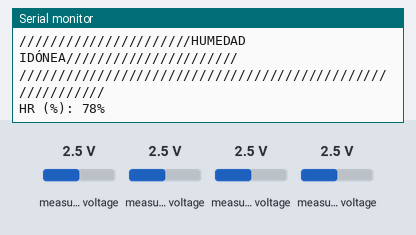
A sketch run on a simulated ESP8266 (NodeMCU). On the bench: the last lines printed to the serial monitor. The inputs (shaded band) are chosen by the test bench; at power-on: measured voltage 2.5 V. WiFi joins after 1.5 s; servers stay silent unless stated.

Above: at 2.7 s.
2.8 s: measured voltage (sensor 203) set to 0.1 V
At 4.8 s:
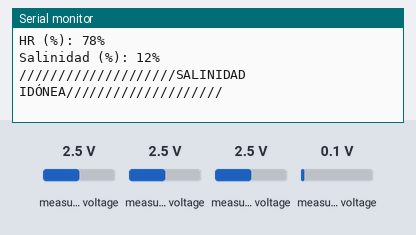
5.8 s: measured voltage (sensor 200) set to 0.1 V
At 7.7 s:
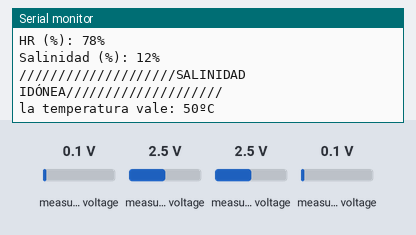

The sketch:

Sprint3Final.ino
```cpp
#include <ESP8266WiFi.h>

// Comentar/Descomentar para ver mensajes de depuracion en monitor serie y/o respuesta del HTTP server
#define PRINT_DEBUG_MESSAGES
//#define PRINT_HTTP_RESPONSE

// Comentar/Descomentar para conexion Fuera/Dentro de UPV
#define WiFi_CONNECTION_UPV

// Selecciona que servidor REST quieres utilizar entre ThingSpeak y Dweet
#define REST_SERVER_THINGSPEAK //Selecciona tu canal para ver los datos en la web (https://thingspeak.com/channels/360979)
//#define REST_SERVER_DWEET //Selecciona tu canal para ver los datos en la web (http://dweet.io/follow/PruebaGTI)

///////////////////////////////////////////////////////
/////////////// WiFi Definitions /////////////////////
//////////////////////////////////////////////////////

#ifdef WiFi_CONNECTION_UPV //Conexion UPV
const char WiFiSSID[] = "GTI1";
const char WiFiPSK[] = "1PV.arduino.Toledo";
#else //Conexion fuera de la UPV
const char WiFiSSID[] = "MIWIFI_5G_4DLM";
const char WiFiPSK[] = "wpi2PMvueqnS";
#endif


///////////////////////////////////////////////////////
/////////////// SERVER Definitions /////////////////////
//////////////////////////////////////////////////////

#if defined(WiFi_CONNECTION_UPV) //Conexion UPV
  const char Server_Host[] = "proxy.upv.es";
  const int Server_HttpPort = 8080;
#elif defined(REST_SERVER_THINGSPEAK) //Conexion fuera de la UPV
  const char Server_Host[] = "api.thingspeak.com";
  const int Server_HttpPort = 80;
#else
  const char Server_Host[] = "dweet.io";
  const int Server_HttpPort = 80;
#endif
WiFiClient client;

///////////////////////////////////////////////////////
/////////////// HTTP REST Connection ////////////////
//////////////////////////////////////////////////////

#ifdef REST_SERVER_THINGSPEAK
  const char Rest_Host[] = "api.thingspeak.com";
  String MyWriteAPIKey="NZ1F9CKYX5G6KRKG"; // Escribe la clave de tu canal ThingSpeak
#else
  const char Rest_Host[] = "dweet.io";
  String MyWriteAPIKey="cdiocurso2018g06"; // Escribe la clave de tu canal Dweet
#endif

#define NUM_FIELDS_TO_SEND 4 //Numero de medidas a enviar al servidor REST (Entre 1 y 8)

/////////////////////////////////////////////////////
/////////////// Pin Definitions ////////////////
//////////////////////////////////////////////////////

const int LED_PIN = 5; // Thing's onboard, green LED

/////////////////////////////////////////////////////
/////////////// WiFi Connection ////////////////
//////////////////////////////////////////////////////

void connectWiFi()
{
  byte ledStatus = LOW;

#ifdef PRINT_DEBUG_MESSAGES
  Serial.print("MAC: ");
  Serial.println(WiFi.macAddress());
#endif

  WiFi.begin(WiFiSSID, WiFiPSK);

  while (WiFi.status() != WL_CONNECTED)
  {
    // Blink the LED
    digitalWrite(LED_PIN, ledStatus); // Write LED high/low
    ledStatus = (ledStatus == HIGH) ? LOW : HIGH;
#ifdef PRINT_DEBUG_MESSAGES
    Serial.println(".");
#endif
    delay(500);
  }
#ifdef PRINT_DEBUG_MESSAGES
  Serial.println( "WiFi Connected" );
  Serial.println(WiFi.localIP()); // Print the IP address
#endif
}

/////////////////////////////////////////////////////
/////////////// HTTP POST  ThingSpeak////////////////
//////////////////////////////////////////////////////

void HTTPPost(String fieldData[4], int numFields) {

  // Esta funcion construye el string de datos a enviar a ThingSpeak mediante el metodo HTTP POST
  // La funcion envia "numFields" datos, del array fieldData.
  // Asegurate de ajustar numFields al número adecuado de datos que necesitas enviar y activa los campos en tu canal web

  if (client.connect( Server_Host , Server_HttpPort )) {

    // Construimos el string de datos. Si tienes multiples campos asegurate de no pasarte de 1440 caracteres

    String PostData = "api_key=" + MyWriteAPIKey ;
    for ( int field = 1; field < (numFields + 1); field++ ) {
      PostData += "&field" + String( field ) + "=" + fieldData[ field ];
    }

    // POST data via HTTP
#ifdef PRINT_DEBUG_MESSAGES
    Serial.println( "Connecting to ThingSpeak for update..." );
#endif
    client.println( "POST http://" + String(Rest_Host) + "/update HTTP/1.1" );
    client.println( "Host: " + String(Rest_Host) );
    client.println( "Connection: close" );
    client.println( "Content-Type: application/x-www-form-urlencoded" );
    client.println( "Content-Length: " + String( PostData.length() ) );
    client.println();
    client.println( PostData );
#ifdef PRINT_DEBUG_MESSAGES
    Serial.println( PostData );
    Serial.println();
    //Para ver la respuesta del servidor
#ifdef PRINT_HTTP_RESPONSE
    delay(500);
    Serial.println();
    while (client.available()) {
      String line = client.readStringUntil('\r');
      Serial.print(line);
    }
    Serial.println();
    Serial.println();
#endif
#endif
  }
}


#include <Wire.h>
#include <Adafruit_ADS1015.h>

Adafruit_ADS1115 ads1115(0x48); // Construct an ads1115 at address 0x48
void setup() {

  Serial.begin (9600); //Velocidad de funcionamiento del monitor serie
  Serial.println ("Inicializano...");
  ads1115.begin ();//Inicializando ads1115
  Serial.println ("Ajustando la ganancia...");
  ads1115.setGain (GAIN_ONE);
  Serial.println ("Tomando medidas de los canales A0 A1 A2");

#ifdef PRINT_DEBUG_MESSAGES
  Serial.begin(9600);
#endif

  connectWiFi();
  digitalWrite(LED_PIN, HIGH);

#ifdef PRINT_DEBUG_MESSAGES
  Serial.print("Server_Host: ");
  Serial.println(Server_Host);
  Serial.print("Port: ");
  Serial.println(String( Server_HttpPort ));
  Serial.print("Server_Rest: ");
  Serial.println(Rest_Host);
#endif

}


void loop() {
  int timesegundos = 5 ; //el variable del tiempoen segundos
  int humedad;
  int salinidad;
  int temperatura;
  int luz;
  humedad=sensorhumedad(1);//la funcion de el sensor de humedad
  salinidad=sensorsalinidad(3);//la function del sensor de salinidad
  temperatura=sensortemperatura(2);//la function del sensor de temperatura
  luz=sensoriluminacion(0);//La funcion del sensor de iluminacion
  wifi(humedad, salinidad, temperatura, luz);
  Serial.println("sleep time to save energy , see you ");
  //ESP.deepSleep(timesegundos*1000000);// dormiendo


}
```

HTTP_GET_POST.ino
```cpp
float wifi(int humedad,int salinidad,int temperatura,int luz) {

  String data[ 5 ];  // Podemos enviar hasta 8 datos

  data[ 1 ] = String(humedad); //Escribimos el dato 1. Recuerda actualizar numFields
#ifdef PRINT_DEBUG_MESSAGES
  Serial.print( "Humedad = " );
  Serial.println( data[ 1 ] );
#endif

  data[ 2 ] = String(salinidad); //Escribimos el dato 2. Recuerda actualizar numFields
#ifdef PRINT_DEBUG_MESSAGES
  Serial.print( "Salinidad = " );
  Serial.println( data[ 2 ] );
#endif

  data[ 3 ] = String(temperatura); //Escribimos el dato 2. Recuerda actualizar numFields
#ifdef PRINT_DEBUG_MESSAGES
  Serial.print( "Temperatura = " );
  Serial.println( data[ 3 ] );
#endif

  data[ 4 ] = String(luz); //Escribimos el dato 2. Recuerda actualizar numFields
#ifdef PRINT_DEBUG_MESSAGES
  Serial.print( "Iluminacion = " );
  Serial.println( data[ 4 ] );
#endif

  //Selecciona si quieres enviar con GET(ThingSpeak o Dweet) o con POST(ThingSpeak)
  HTTPPost( data, 4 );
  //HTTPGet( data, NUM_FIELDS_TO_SEND );

  //Selecciona si quieres un retardo de 15seg para hacer pruebas o dormir el SparkFun
  delay( 15000 );
  //Serial.print( "Goodnight" );
  //ESP.deepSleep( sleepTimeSeconds * 1000000 );

}
```

Salinidad_Perfecto.ino
```cpp
 float sensorsalinidad(int canal_salinidad){
    const int SalValue = 6300;
    const int NoSalValue = 40;
    int power_pin = 5; //El pin que usamos es el 5
    int adc1;
    digitalWrite (power_pin, HIGH);
    delay (100);

    int salinidad;
    adc1 = ads1115.readADC_SingleEnded(canal_salinidad); //Se miden valores con el sensor de salinidad
    salinidad = 100 * NoSalValue / (NoSalValue - SalValue) - adc1 * 100 / (NoSalValue - SalValue);//Se define la fórmula para hallar la salinidad
    digitalWrite (power_pin, LOW);

    if (salinidad < 0) { //Si la salinidad es inferior a 0, se ajusta para que sea 0 y así calibrarlo completamente

      salinidad = 0;
    }

    if (salinidad > 100) { //Si la salinidad es superior a 100, se ajusta para que sea 100 y así calibrarlo completamente

      salinidad = 100;
    }

    //Serial.print("AIN1: ");
    //Serial.println(adc1);

    //Se escribe en pantalla el porcentaje de salinidad
    Serial.print("Salinidad (%): ");
    Serial.print(salinidad);
    Serial.println("%");


    if (salinidad > 20) { //Si el valor de la salinidad es mayor a 20 es perjudicial para la planta

      Serial.println("//////////////////////////////////////////////////////////");
      Serial.println("////////////////¡ALERTA! ¡ALERTA! ¡ALERTA!////////////////");
      Serial.println("///////////////////¡HAY MUCHA SALINIDAD///////////////////");
      Serial.println("//////////////////////////////////////////////////////////");

    } else { //Si la salinidad es inferior a 20 entonces es idónea

      Serial.println("////////////////////SALINIDAD IDÓNEA////////////////////");

    }

    Serial.println("");
    Serial.println("");


    delay(2500); //Tiene un temporizador entre comprobación de un segundo y medio.

    return salinidad;
    }
```

Sensor_de_humedad.ino
```cpp
int sensorhumedad(int canal_humedad){
  const int AirValue = 31250;  // Medimos valor en seco
  const int WaterValue = 16800;  // Medimos valor en agua
  int humedad;
  int adc0;
  adc0 = ads1115.readADC_SingleEnded(canal_humedad); //Se miden valores con el sensor de temperatura
  humedad = 100*AirValue/(AirValue-WaterValue)-adc0*100/(AirValue-WaterValue); //Se define la fórmula para hallar la humedad
  //Serial.print(adc0);
  //Serial.print("AIN0: ");
  if(humedad > 95){ //Si el valor de la humedad es mayor a 95 es perjudicial para la planta

  Serial.println("//////////////////////////////////////////////////////////");
  Serial.println("////////////////¡ALERTA! ¡ALERTA! ¡ALERTA!////////////////");
  Serial.println("////////////////////¡HAY MUCHA HUMEDAD////////////////////");
  Serial.println("//////////////////////////////////////////////////////////");

  } else if (humedad < 20) { //Si el valor de la humedad es menor de 20 es muy baja para la planta

  Serial.println("//////////////////////////////////////////////////////////");
  Serial.println("////////////////¡ALERTA! ¡ALERTA! ¡ALERTA!////////////////");
  Serial.println("/////////////////////¡te necesita mas agua ////////////////////");
  Serial.println("//////////////////////////////////////////////////////////");

  } else if (20 <= humedad <= 95){ //Si el valor de la humedad se encuentra entre 20 y 95 es un valor idóneo.

  Serial.println("//////////////////////////////////////////////////////////");
  Serial.println("//////////////////////HUMEDAD IDÓNEA//////////////////////");
  Serial.println("//////////////////////////////////////////////////////////");

  }
  //Serial.println(adc0);
  Serial.print("HR (%): ");

  if (humedad < 0 ){

    humedad =0;
  }
  Serial.print(humedad);
  Serial.println("%");

  delay(2500);

  return humedad;
  }
```

Sensor_de_temperatura.ino
```cpp
float sensortemperatura(int canal_temperatura){


 int adc4; // EL VARIABLE para para leer la valor digital del ADC
 int temperatura;
 adc4=ads1115.readADC_SingleEnded (canal_temperatura);
  temperatura = (((adc4*4.096)/32767)-0.79)/0.034;//la funcion que cambia la valor analogica a una valor de temperatura en C.

  Serial.print("la temperatura vale: ");
  Serial.print(temperatura);
  Serial.println("ºC");
  delay(1500);

  return temperatura;
}
```

luminosidad_perfecto_luz_natural.ino
```cpp
int sensoriluminacion(int canal_iluminacion){
int adc0;
int iluminacion;
adc0=ads1115.readADC_SingleEnded(canal_iluminacion);
Serial.print(adc0);
iluminacion = map(adc0,0,3000,0,100);
 Serial.print("Iluminacion: ");
  Serial.print(iluminacion);
  Serial.println("%");
delay(1500);

if(iluminacion < 15){
  Serial.println("//////////////////////////////////////////////////////////");
  Serial.println("//////////////////////////////////////////////////////////");
  Serial.println("////////////////////¡OSCURIDAD!///////////////////////////");
  Serial.println("//////////////////////////////////////////////////////////");
  Serial.println("//////////////////////////////////////////////////////////");

}


if(iluminacion>=15 && iluminacion <= 25  ){
  Serial.println("//////////////////////////////////////////////////////////");
  Serial.println("//////////////////////////////////////////////////////////");
  Serial.println("////////////////////¡NUBLADO!/////////////////////////////");
  Serial.println("//////////////////////////////////////////////////////////");
  Serial.println("//////////////////////////////////////////////////////////");

}

if(iluminacion >25){

  Serial.println("//////////////////////////////////////////////////////////");
  Serial.println("//////////////////////////////////////////////////////////");
  Serial.println("////////////////////¡SOLEADO!/////////////////////////////");
  Serial.println("//////////////////////////////////////////////////////////");
  Serial.println("//////////////////////////////////////////////////////////");

}


return iluminacion;

}
```

Measured:
- after the input at 2.8 s, the serial monitor: prints a new line after 1.6 s (image 1)
